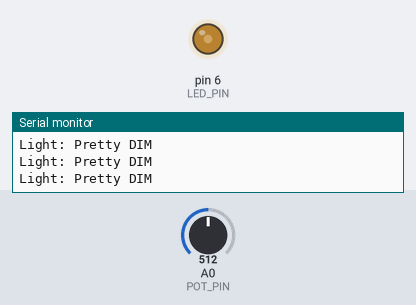
This sketch was run on a simulated Arduino Uno, built with avr-gcc and run on an emulated ATmega328P. On the bench: output pins drawn as LEDs (lit = HIGH), the last lines printed to the serial monitor. The test bench sets the inputs (shaded band); at power-on: A0 (POT_PIN) = 512.

Above: at 1.2 s.
1.3 s: A0 (POT_PIN) set to 466
At 2.5 s:
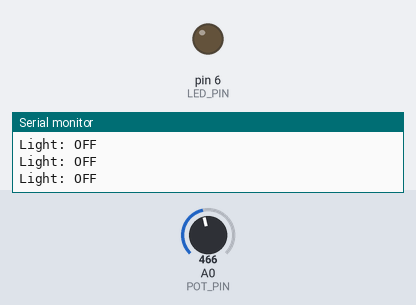
2.8 s: A0 (POT_PIN) set to 793
At 3.9 s:
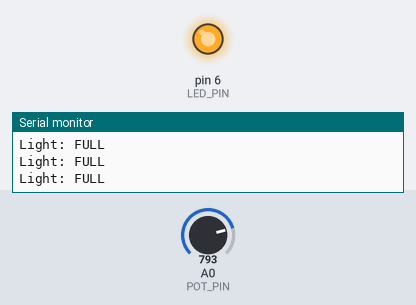
4.3 s: A0 (POT_PIN) set to 765
At 5.3 s:
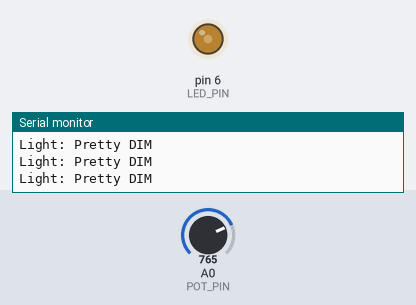
5.8 s: A0 (POT_PIN) set to 900
At 6.8 s:
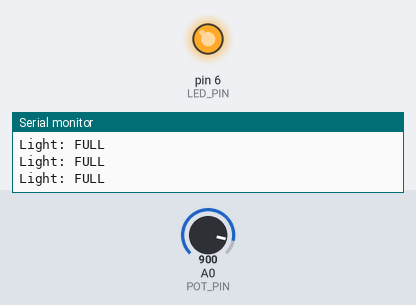
Timing chart, 0 to 8.3 s (numbered marks = the images above; inputs shaded):
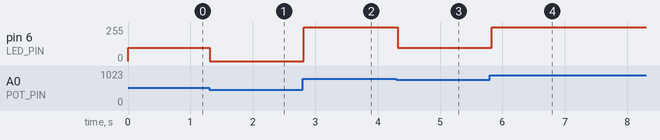

Measured:
- the behaviour switches between 481 and 480 on A0 (POT_PIN) (found by bisection; images 0 and 1)
- the behaviour switches between 783 and 782 on A0 (POT_PIN) (found by bisection; images 2 and 3)
- after the input at 1.3 s, pin 6 (LED_PIN): 100/255 → 0/255 at once
- after the input at 2.8 s, pin 6 (LED_PIN): 0/255 → 255/255 at once
- after the input at 4.3 s, pin 6 (LED_PIN): 255/255 → 100/255 at once
- after the input at 5.8 s, pin 6 (LED_PIN): 100/255 → 255/255 at once

The sketch:

11.1.lightSwitch.ino
```cpp
/*
  Author: Callen Lin
  Learning Intention: Students will use a range of simple sensors to control an LED UI

  Student Notes:
  1. Make sure you include a copy of your schematic
  2. Students should use either the button or potentiometer in an unconventional way

  3. Suggested Grove ports: Button D4, Potentiometer A0, LED D6, Light sensor A3
*/

const int POT_PIN = A0; // pot (yes pot, not pot., that is the wrong pot)
const int LED_PIN = 6;

void setup() {
  pinMode(LED_PIN, OUTPUT);
  Serial.begin(115200);
}

void loop() {
  int potValue = analogRead(POT_PIN);

  if (potValue < 481) { // where'd i get the number? i threw blindly typed three number and then had to delete a ridiculous a that sneaked in.
    analogWrite(LED_PIN, 0);
    Serial.println("Light: OFF");
  }

  else if (potValue < 783) { // where did this number come from. used a pen and chose randomly.
    analogWrite(LED_PIN, 100);
    Serial.println("Light: Pretty DIM");
  }

  else {
    analogWrite(LED_PIN, 255);
    Serial.println("Light: FULL");
  }

  delay(50);
}
```
